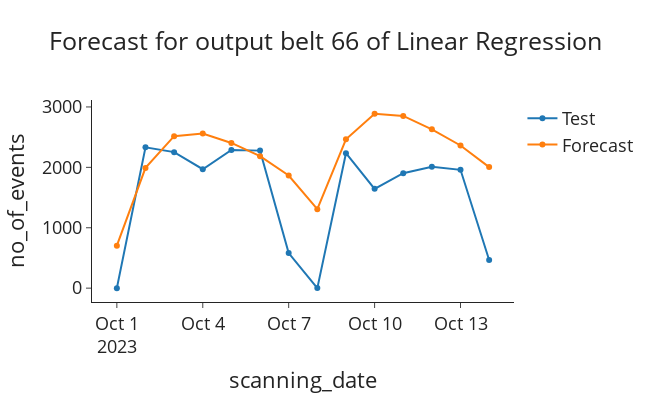
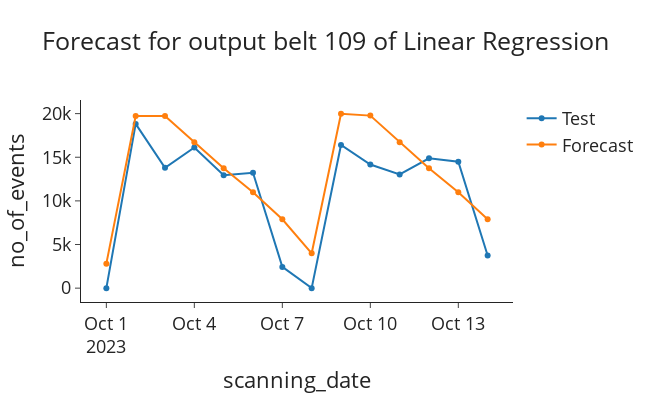
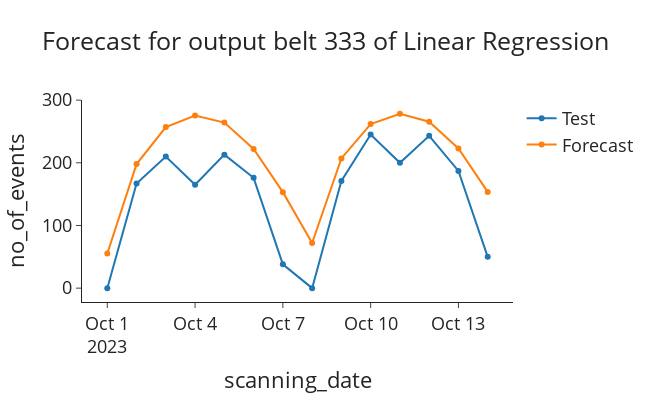

The notebook cell saved with these charts, in order:
### Code cell
planning_horizon = 14

df_linear = df.copy()

train = df_linear[df_linear["month"] <= 9] # Train on first 9 months
test = df_linear[(df_linear["month"] == 10) & (df_linear["day"] <= planning_horizon)] # Test on first two weeks of 10th month

starting_date = test.iloc[0]["scanning_date"]

forecast_LR(starting_date, planning_horizon, train, test)

### Figure 1 — Plotly figure (JSON) as saved in the notebook; plotly's stock layout.template omitted (floating-point values rounded to 4 significant figures)
{"data": [{"name": "Test", "type": "scatter", "x": ["2023-10-01", "2023-10-02", "2023-10-03", "2023-10-04", "2023-10-05", "2023-10-06", "2023-10-07", "2023-10-08", "2023-10-09", "2023-10-10", "2023-10-11", "2023-10-12", "2023-10-13", "2023-10-14"], "y": [0.0001, 2332, 2252, 1969, 2288, 2277, 581, 1, 2234, 1644, 1903, 2008, 1959, 467]}, {"name": "Forecast", "type": "scatter", "x": ["2023-10-01", "2023-10-02", "2023-10-03", "2023-10-04", "2023-10-05", "2023-10-06", "2023-10-07", "2023-10-08", "2023-10-09", "2023-10-10", "2023-10-11", "2023-10-12", "2023-10-13", "2023-10-14"], "y": [702.7, 1991.0, 2516.0, 2561.0, 2404.0, 2184.0, 1865.0, 1307.0, 2464.0, 2886.0, 2851.0, 2630.0, 2362.0, 2004.0]}], "layout": {"font": {"size": 18}, "height": 400, "title": {"text": "Forecast for output belt 66 of Linear Regression", "x": 0.5}, "width": 650, "xaxis": {"title": {"text": "scanning_date"}}, "yaxis": {"title": {"text": "no_of_events"}}}}

### Figure 2 — Plotly figure (JSON) as saved in the notebook; plotly's stock layout.template omitted (floating-point values rounded to 4 significant figures)
{"data": [{"name": "Test", "type": "scatter", "x": ["2023-10-01", "2023-10-02", "2023-10-03", "2023-10-04", "2023-10-05", "2023-10-06", "2023-10-07", "2023-10-08", "2023-10-09", "2023-10-10", "2023-10-11", "2023-10-12", "2023-10-13", "2023-10-14"], "y": [0.0001, 18818, 13789, 16112, 12949, 13218, 2433, 0.0001, 16401, 14169, 13025, 14881, 14489, 3738]}, {"name": "Forecast", "type": "scatter", "x": ["2023-10-01", "2023-10-02", "2023-10-03", "2023-10-04", "2023-10-05", "2023-10-06", "2023-10-07", "2023-10-08", "2023-10-09", "2023-10-10", "2023-10-11", "2023-10-12", "2023-10-13", "2023-10-14"], "y": [2807.0, 19720.0, 19710.0, 16710.0, 13740.0, 10990.0, 7888.0, 3996.0, 19970.0, 19770.0, 16720.0, 13740.0, 10990.0, 7888.0]}], "layout": {"font": {"size": 18}, "height": 400, "title": {"text": "Forecast for output belt 109 of Linear Regression", "x": 0.5}, "width": 650, "xaxis": {"title": {"text": "scanning_date"}}, "yaxis": {"title": {"text": "no_of_events"}}}}

### Figure 3 — Plotly figure (JSON) as saved in the notebook; plotly's stock layout.template omitted (floating-point values rounded to 4 significant figures)
{"data": [{"name": "Test", "type": "scatter", "x": ["2023-10-01", "2023-10-02", "2023-10-03", "2023-10-04", "2023-10-05", "2023-10-06", "2023-10-07", "2023-10-08", "2023-10-09", "2023-10-10", "2023-10-11", "2023-10-12", "2023-10-13", "2023-10-14"], "y": [0.0001, 167, 210, 165, 213, 176, 38, 0.0001, 171, 245, 200, 243, 187, 50]}, {"name": "Forecast", "type": "scatter", "x": ["2023-10-01", "2023-10-02", "2023-10-03", "2023-10-04", "2023-10-05", "2023-10-06", "2023-10-07", "2023-10-08", "2023-10-09", "2023-10-10", "2023-10-11", "2023-10-12", "2023-10-13", "2023-10-14"], "y": [55.22, 197.9, 256.9, 275.5, 264.2, 222.0, 153.2, 71.97, 206.9, 261.8, 278.1, 265.5, 222.8, 153.6]}], "layout": {"font": {"size": 18}, "height": 400, "title": {"text": "Forecast for output belt 333 of Linear Regression", "x": 0.5}, "width": 650, "xaxis": {"title": {"text": "scanning_date"}}, "yaxis": {"title": {"text": "no_of_events"}}}}
